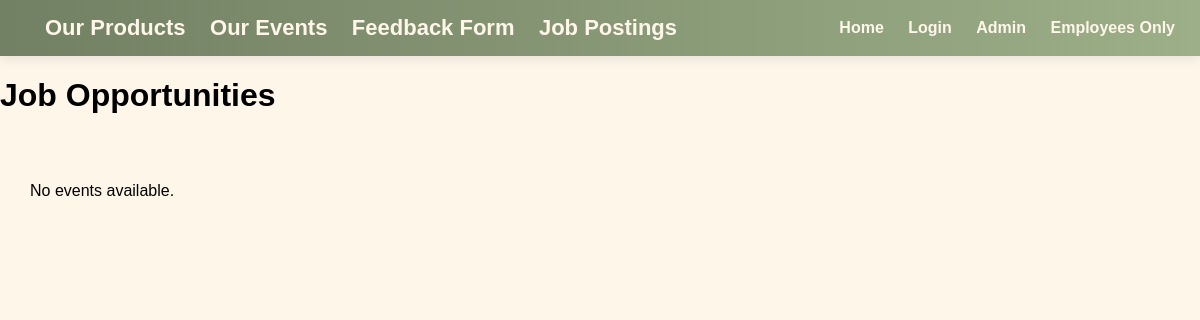
The app's page /job_postings/, older data.
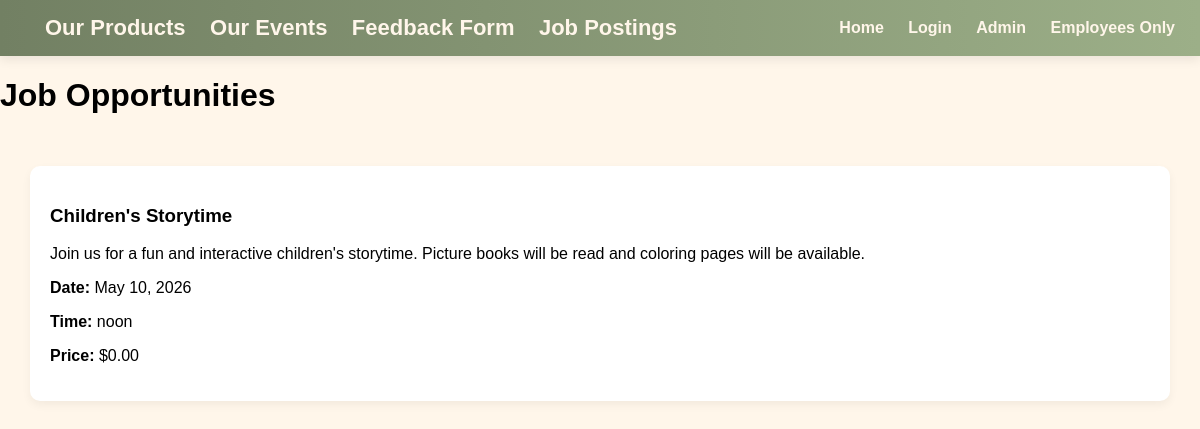
The same page, newer data.
### store/models.py (models this page shows, shortened)
class Event(models.Model):
    name = models.CharField(max_length=255)
    description = models.TextField()
    date = models.DateField()
    time = models.TimeField()
    price = models.DecimalField(max_digits=10, decimal_places=2)

### store/views.py (the view)
# urls.py: path('job_postings/', views.jobs_page, name='job_postings'),
def jobs_page(request):
    events = Event.objects.all()
    return render(request, 'store/job_postings.html', {'events' : events})

### templates/store/job_postings.html (shortened to what this page needs)
{% extends 'store/base.html' %}
{% block content %}
<header>
    <h1>Job Opportunities</h1>
</header>
<main class="content">
    {% if events %}
        {% for event in events %}
            <div class="product-card">
                <h3>{{ event.name }}</h3>
                <p>{{ event.description }}</p>
                <p><strong>Date:</strong> {{ event.date }}</p>
                <p><strong>Time:</strong> {{ event.time }}</p>
                <p><strong>Price:</strong> ${{ event.price }}</p>
            </div>
        {% endfor %}
    {% else %}
        <p>No events available.</p>
    {% endif %}
</main>
{% endblock %}

Row changes from the older to the newer data that the page shows:
added Event: name "Children's Storytime", description "Join us for a fun and interactive children's storytime. Picture books will be read and coloring pages will be available.", date "May 10, 2026", time "noon", price "0.00"
Text that changed along with them:
text no longer shown: "No events available."
